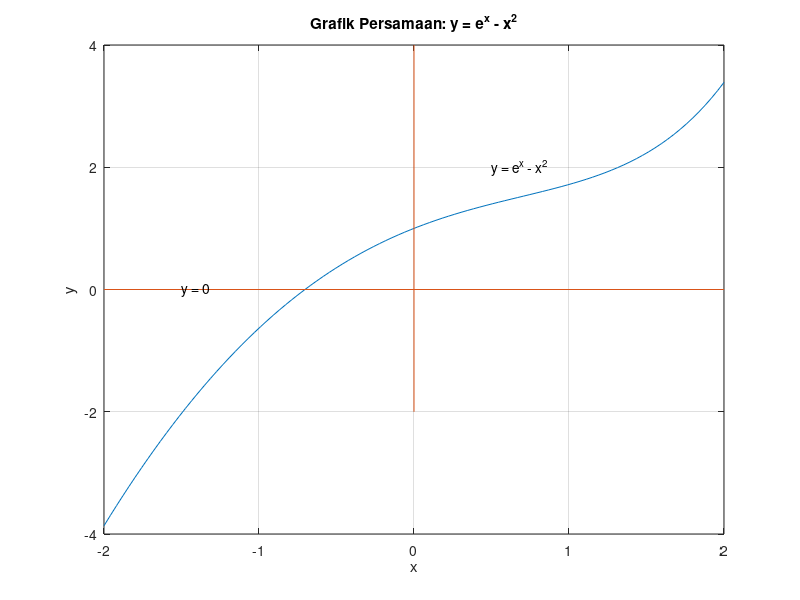

Write MATLAB code to recreate this figure.
## L0325003

%Plot untuk persamaan kedua
x = linspace(-2,2);
f2 = @(x) exp(x) - x.^2;
y2 = f2(x);

plot(x, y2);
hold on;

%Menggambar sumbu x dan y
line([-2,2], [0,0]); %Sumbu X
line([0,0], [-2,4]); %Sumbu Y

%Annotation
text(0.5, 2, 'y = e^x - x^2');
text(-1.5, 0, 'y = 0');

%Pengaturan grafik
xlabel('x');
ylabel('y');
title('Grafik Persamaan: y = e^x - x^2');
grid on;
hold off;
